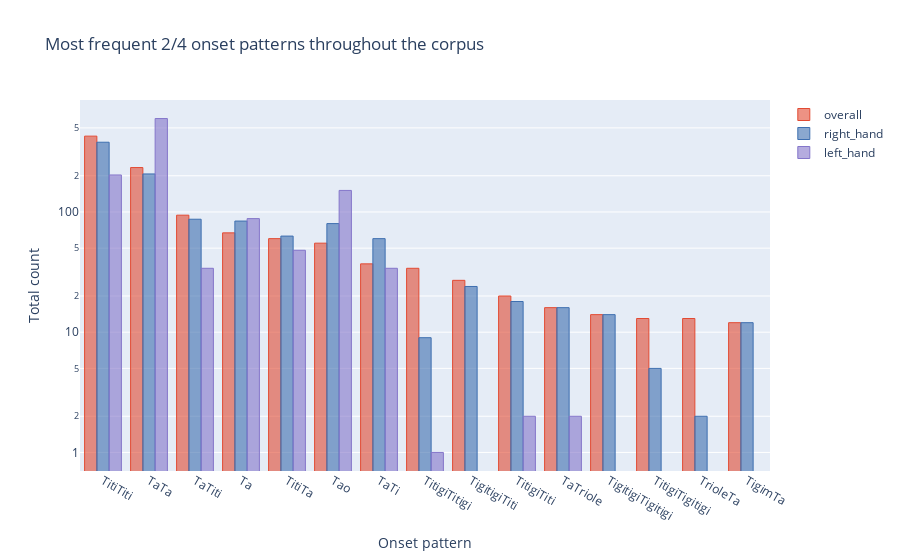

Notebook cell for this chart:
### Markdown cell above
### Most frequent patterns in double meter (2/4)

In this plot we show the most frequent onset patterns for all pieces with time signature 2/4 throughout the corpus. The analysis is split into the patterns of entire measures, those within the right and the left hand. The most frequent patterns are very common and rhythmically transparent combinations of the atoms
* Tao (Half note)
* Ta (Quarter note)
* Titi (Two eights)
* Tigitigi (Four sixteenths)
* Triole (Triplet of eights)

Two spikes among the left hand patterns (the slower rhythms TaTa and Tao) show that these are particularly common for the left hand which mostly fulfills an accompagnying function.

### Code cell
pd.read_csv(os.path.join(data_tsv, 'onset_pattern_double.tsv'), sep='\t', index_col=0).iplot('bar', 
               layout=dict(yaxis={'type': 'log', 
                                  'title': 'Total count'},
                           xaxis={'title': 'Onset pattern'},
                           title='Most frequent 2/4 onset patterns throughout the corpus'))

### Figure 1 — Plotly figure (JSON) as saved in the notebook; plotly's stock layout.template omitted (floating-point values rounded to 4 significant figures)
{"data": [{"marker": {"color": "rgba(226, 74, 51, 0.6)", "line": {"color": "rgba(226, 74, 51, 1.0)", "width": 1}}, "name": "overall", "orientation": "v", "text": "", "type": "bar", "x": ["TitiTiti", "TaTa", "TaTiti", "Ta", "TitiTa", "Tao", "TaTi", "TitigiTitigi", "TigitigiTiti", "TitigiTiti", "TaTriole", "TigitigiTigitigi", "TitigiTigitigi", "TrioleTa", "TigimTa"], "y": [427, 234, 94, 67, 60, 55, 37, 34, 27, 20, 16, 14, 13, 13, 12]}, {"marker": {"color": "rgba(62, 111, 176, 0.6)", "line": {"color": "rgba(62, 111, 176, 1.0)", "width": 1}}, "name": "right_hand", "orientation": "v", "text": "", "type": "bar", "x": ["TitiTiti", "TaTa", "TaTiti", "Ta", "TitiTa", "Tao", "TaTi", "TitigiTitigi", "TigitigiTiti", "TitigiTiti", "TaTriole", "TigitigiTigitigi", "TitigiTigitigi", "TrioleTa", "TigimTa"], "y": [380, 207, 87, 84, 63, 80, 60, 9, 24, 18, 16, 14, 5, 2, 12]}, {"marker": {"color": "rgba(132, 118, 202, 0.6)", "line": {"color": "rgba(132, 118, 202, 1.0)", "width": 1}}, "name": "left_hand", "orientation": "v", "text": "", "type": "bar", "x": ["TitiTiti", "TaTa", "TaTiti", "Ta", "TitiTa", "Tao", "TaTi", "TitigiTitigi", "TigitigiTiti", "TitigiTiti", "TaTriole", "TigitigiTigitigi", "TitigiTigitigi", "TrioleTa", "TigimTa"], "y": [203, 598, 34, 88, 48, 151, 34, 1, "", 2, 2, "", "", "", ""]}], "layout": {"title": {"text": "Most frequent 2/4 onset patterns throughout the corpus"}, "xaxis": {"title": {"text": "Onset pattern"}}, "yaxis": {"title": {"text": "Total count"}, "type": "log"}}}
